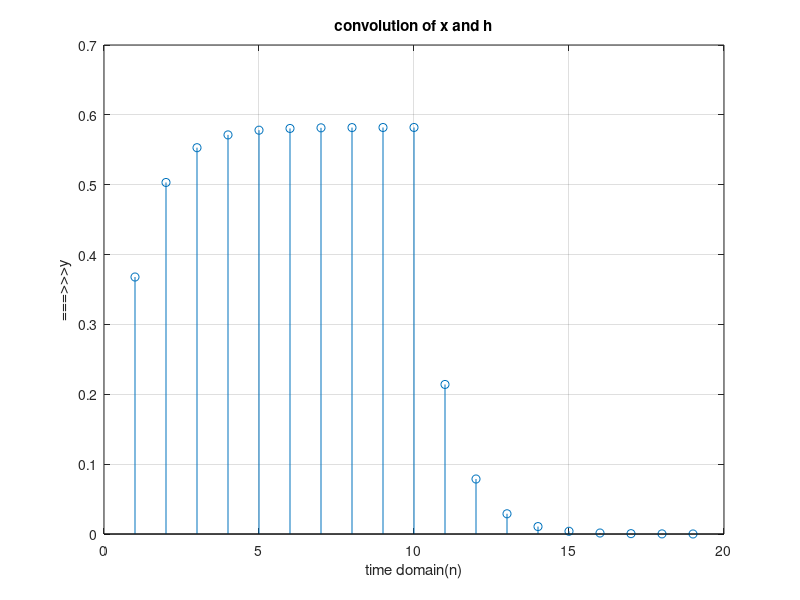

The MATLAB script that drew this image:
u=ones(1,10);
n=1:1:10;
a=1;
x=exp(-a*n).*u;
h=u;
y=conv(x,h);
stem(y);
xlabel('time domain(n)');
ylabel('===>>>y');
title('convolution of x and h');
grid on